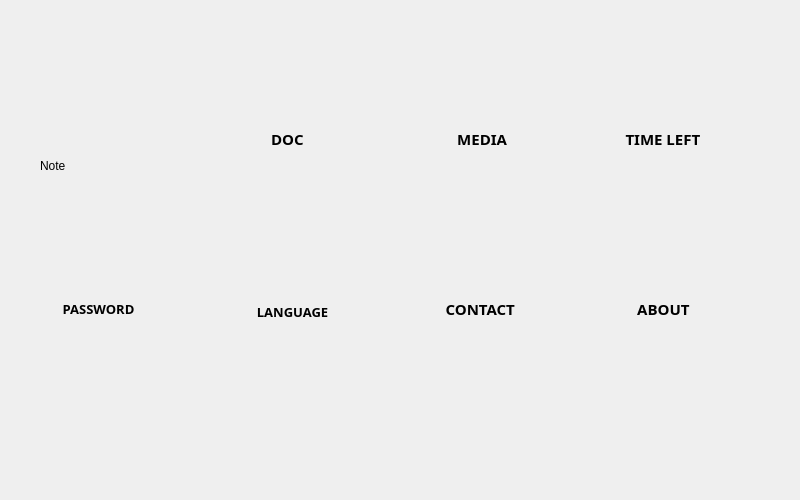
<?xml version="1.0" encoding="UTF-8"?>
<ui version="4.0">
 <class>FrameNewAccess</class>
 <widget class="QFrame" name="FrameNewAccess">
  <property name="geometry">
   <rect>
    <x>0</x>
    <y>0</y>
    <width>800</width>
    <height>500</height>
   </rect>
  </property>
  <property name="windowTitle">
   <string>Frame</string>
  </property>
  <widget class="QPushButton" name="media_button">
   <property name="geometry">
    <rect>
     <x>430</x>
     <y>100</y>
     <width>139</width>
     <height>138</height>
    </rect>
   </property>
   <property name="font">
    <font>
     <family>Ubuntu Condensed</family>
     <pointsize>11</pointsize>
     <weight>75</weight>
     <bold>true</bold>
    </font>
   </property>
   <property name="styleSheet">
    <string notr="true">QPushButton#media_button:hover{
border:none;
text-align:left;
image: url(:/button_media_highlight_bg.png);
}

QPushButton#media_button{
border:none;
text-align:left;
image: url(:/button_media_bg.png);
}
</string>
   </property>
   <property name="text">
    <string>       MEDIA


</string>
   </property>
   <property name="flat">
    <bool>true</bool>
   </property>
  </widget>
  <widget class="QPushButton" name="pass_button">
   <property name="geometry">
    <rect>
     <x>39</x>
     <y>270</y>
     <width>161</width>
     <height>131</height>
    </rect>
   </property>
   <property name="font">
    <font>
     <family>Ubuntu Condensed</family>
     <pointsize>10</pointsize>
     <weight>75</weight>
     <bold>true</bold>
    </font>
   </property>
   <property name="styleSheet">
    <string notr="true">QPushButton#pass_button:hover{
border:none;
text-align:left;
image: url(:/button_password_highlight_bg.png);
}
QPushButton#pass_button{
border:none;
text-align:left;
image: url(:/button_password_bg.png);
}
</string>
   </property>
   <property name="text">
    <string>       PASSWORD


</string>
   </property>
   <property name="flat">
    <bool>true</bool>
   </property>
  </widget>
  <widget class="QPushButton" name="lang_button">
   <property name="geometry">
    <rect>
     <x>240</x>
     <y>270</y>
     <width>139</width>
     <height>138</height>
    </rect>
   </property>
   <property name="font">
    <font>
     <family>Ubuntu Condensed</family>
     <pointsize>10</pointsize>
     <weight>75</weight>
     <bold>true</bold>
    </font>
   </property>
   <property name="styleSheet">
    <string notr="true">QPushButton#lang_button:hover{
border:none;
text-align:left;
image: url(:/button_language_highlight_bg.png);
}
QPushButton#lang_button{
border:none;
text-align:left;
image: url(:/button_language_bg.png);
}</string>
   </property>
   <property name="text">
    <string>     LANGUAGE


</string>
   </property>
   <property name="flat">
    <bool>true</bool>
   </property>
  </widget>
  <widget class="QPushButton" name="doc_button">
   <property name="geometry">
    <rect>
     <x>240</x>
     <y>100</y>
     <width>139</width>
     <height>138</height>
    </rect>
   </property>
   <property name="font">
    <font>
     <family>Ubuntu Condensed</family>
     <pointsize>11</pointsize>
     <weight>75</weight>
     <bold>true</bold>
    </font>
   </property>
   <property name="styleSheet">
    <string notr="true">QPushButton#doc_button:hover{
border:none;
text-align:left;
image: url(:/button_doc_highlight_bg.png);
}

QPushButton#doc_button{
border:none;
text-align:left;
image: url(:/button_doc_bg.png);
}
</string>
   </property>
   <property name="text">
    <string>        DOC


</string>
   </property>
   <property name="flat">
    <bool>true</bool>
   </property>
  </widget>
  <widget class="QPushButton" name="back_button">
   <property name="geometry">
    <rect>
     <x>600</x>
     <y>457</y>
     <width>121</width>
     <height>31</height>
    </rect>
   </property>
   <property name="styleSheet">
    <string notr="true">border:none;
image: url(:/button_back.png);</string>
   </property>
   <property name="text">
    <string/>
   </property>
   <property name="flat">
    <bool>true</bool>
   </property>
  </widget>
  <widget class="QPushButton" name="about_button">
   <property name="geometry">
    <rect>
     <x>610</x>
     <y>270</y>
     <width>139</width>
     <height>138</height>
    </rect>
   </property>
   <property name="font">
    <font>
     <family>Ubuntu Condensed</family>
     <pointsize>11</pointsize>
     <weight>75</weight>
     <bold>true</bold>
    </font>
   </property>
   <property name="styleSheet">
    <string notr="true">QPushButton#about_button:hover{
border:none;
text-align:left;
image: url(:/button_about_highlight_bg.png);
}

QPushButton#about_button{
border:none;
text-align:left;
image: url(:/button_about_bg.png);
}</string>
   </property>
   <property name="text">
    <string>       ABOUT


</string>
   </property>
   <property name="flat">
    <bool>true</bool>
   </property>
  </widget>
  <widget class="QPushButton" name="time_button">
   <property name="geometry">
    <rect>
     <x>610</x>
     <y>100</y>
     <width>139</width>
     <height>138</height>
    </rect>
   </property>
   <property name="font">
    <font>
     <family>Ubuntu Condensed</family>
     <pointsize>11</pointsize>
     <weight>75</weight>
     <bold>true</bold>
    </font>
   </property>
   <property name="styleSheet">
    <string notr="true">QPushButton#time_button:hover{
border:none;
text-align:left;
image: url(:/button_reset_trial_highlight_bg.png);
}
QPushButton#time_button{
border:none;
text-align:left;
image: url(:/button_reset_trial_bg.png);
}</string>
   </property>
   <property name="text">
    <string>    TIME LEFT


</string>
   </property>
   <property name="flat">
    <bool>true</bool>
   </property>
  </widget>
  <widget class="QPushButton" name="contact_button">
   <property name="geometry">
    <rect>
     <x>430</x>
     <y>270</y>
     <width>139</width>
     <height>138</height>
    </rect>
   </property>
   <property name="font">
    <font>
     <family>Ubuntu Condensed</family>
     <pointsize>11</pointsize>
     <weight>75</weight>
     <bold>true</bold>
    </font>
   </property>
   <property name="styleSheet">
    <string notr="true">QPushButton#contact_button:hover{
border:none;
text-align:left;
image: url(:/button_contact_highlight_bg.png);
}

QPushButton#contact_button{
border:none;
text-align:left;
image: url(:/button_contact_bg.png);
}

</string>
   </property>
   <property name="text">
    <string>    CONTACT


</string>
   </property>
   <property name="flat">
    <bool>true</bool>
   </property>
  </widget>
  <widget class="QPushButton" name="note_button">
   <property name="geometry">
    <rect>
     <x>40</x>
     <y>90</y>
     <width>141</width>
     <height>151</height>
    </rect>
   </property>
   <property name="styleSheet">
    <string notr="true">QPushButton#note_button:hover{
border:none;
text-align:left;
image: url(:/button_note_highlight_bg.png);
}
QPushButton#note_button{
border:none;
text-align:left;
image: url(:/button_note_bg.png);
}</string>
   </property>
   <property name="text">
    <string>Note</string>
   </property>
  </widget>
 </widget>
 <resources/>
 <connections/>
</ui>
